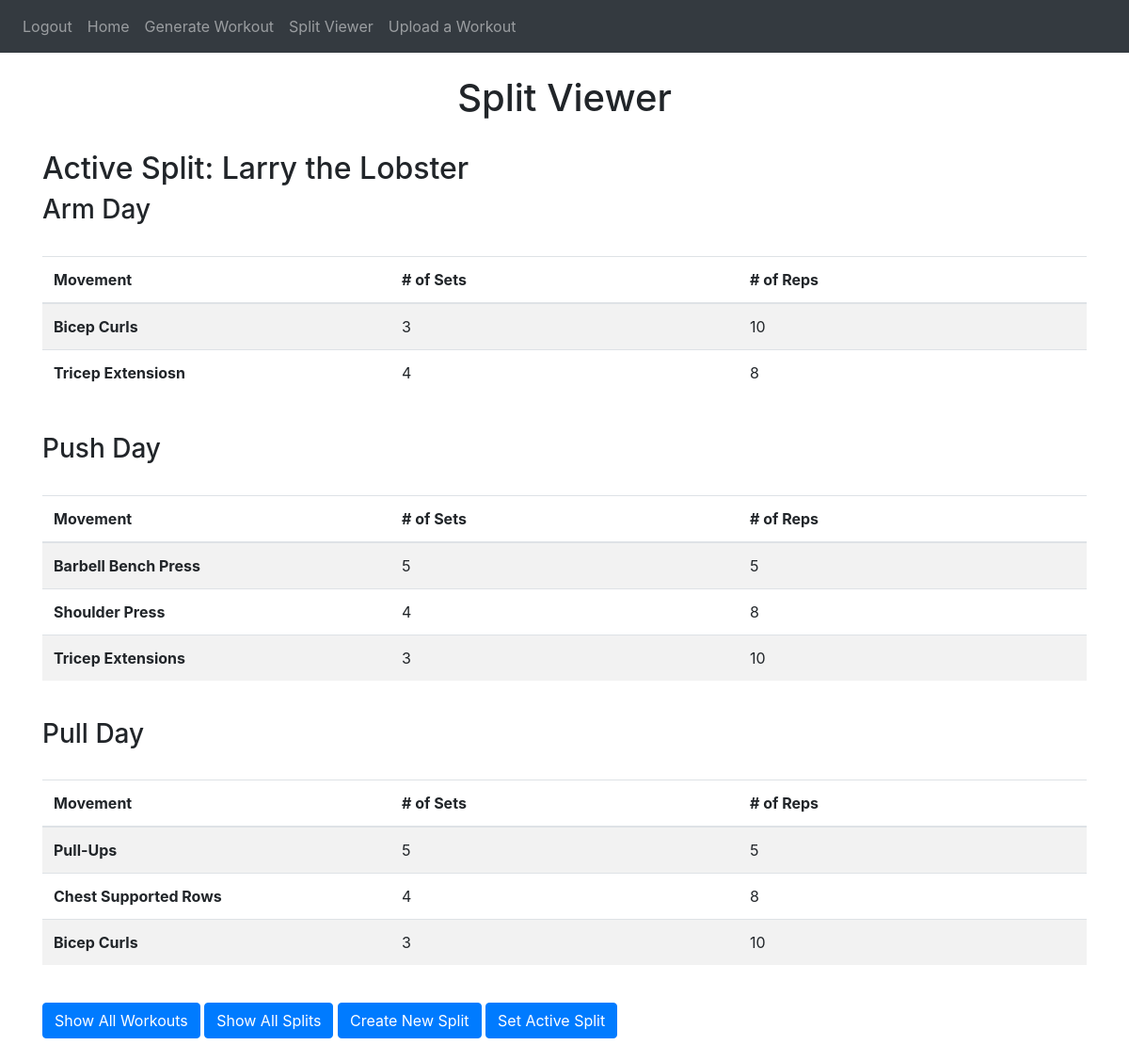
The page /split-viewer (signed in) on the database its author committed.
### website/models.py (models this page shows, shortened)
class Split(db.Model):
    id = db.Column(db.Integer, primary_key=True)
    split_name = db.Column(db.String(10000))
    is_active = db.Column(db.Boolean)
    user_id = db.Column(db.Integer, db.ForeignKey('user.id'))
    next_workout_ind = db.Column(db.Integer)
    order = db.Column(JSON)
    def get_workouts(self):
        return [Workout.query.filter_by(id = self.order[i]).first() for i in range(len(self.order))]

class Workout(db.Model):
    id = db.Column(db.Integer, primary_key=True)
    workout_name = db.Column(db.String(10000))
    num_movements = db.Column(db.Integer)
    movements = db.relationship('Movement', backref='workout', lazy=True)
    splits = db.relationship('Split', secondary=split_workout, backref=db.backref('workouts', lazy='dynamic'))
    user_id = db.Column(db.Integer, db.ForeignKey('user.id'))

class Movement(db.Model):
    id = db.Column(db.Integer, primary_key=True)
    mov_name = db.Column(db.String(100))
    reps = db.Column(db.Integer)
    sets = db.Column(db.Integer)
    workout_id = db.Column(db.Integer, db.ForeignKey('workout.id'))

### website/split_viewer.py (the view, shortened to what this page needs)
@split_viewer.route('/split-viewer', methods=['GET', 'POST'])
@login_required
def editor():
    return render_template("split_viewer.html", user=current_user)

### website/templates/split_viewer.html (shortened to what this page needs)
{% extends "base.html" %} {% block title %} Split Viewer {% endblock %}
{%block content%}
    <br />
    <h1 align = "center"> Split Viewer </h1>
    <br />
    {% for split in user.splits if split.is_active%}
        <h2>Active Split: {{split.split_name}}</h2>
        {% for wkrt in split.get_workouts() %}
            <h3>
                {{ wkrt.workout_name }}
            </h3>
            <br />
            <table class="table table-striped">
                <thead>
                    <tr>
                        <th scope="col">Movement</th>
                        <th scope="col"># of Sets</th>
                        <th scope="col"># of Reps</th>
                    </tr>
                </thead>
                <tbody>
                    {% for mov in wkrt.movements %}
                        <tr>
                            <th scope="row">{{mov.mov_name}}</th>
                            <td>{{mov.sets}}</td>
                            <td>{{mov.reps}}</td>
                        </tr>
                    {% endfor %}
                </tbody>
            </table>
            <br />
        {% endfor %}
    {% endfor %}
    <div class="buttons">
        <button class="btn btn-primary" id="showAllWorkouts"> Show All Workouts</button>
        <button class="btn btn-primary" id="showAllSplits"> Show All Splits</button>
        <button class="btn btn-primary" id="createNewSplit"> Create New Split</button>
        <button class="btn btn-primary" id="setActiveSplit"> Set Active Split</button>
    </div>
    <br />
{% endblock %}

### website/templates/base.html (shortened to what this page needs)
<!DOCTYPE html>
<html>
    <head>
        <link
            rel="stylesheet"
            href="https://stackpath.bootstrapcdn.com/bootstrap/4.4.1/css/bootstrap.min.css"
        />
        <link
            rel="stylesheet"
            href="https://stackpath.bootstrapcdn.com/font-awesome/4.7.0/css/font-awesome.min.css"
        />
        <link
        rel="stylesheet"
        href="https://stackpath.bootstrapcdn.com/bootstrap/4.4.1/css/bootstrap.min.css"
        />
    </head>
    <body>
        <nav class = "navbar navbar-expand-lg navbar-dark bg-dark">
            <div class = "collapse navbar-collapse" id = "navbar">
                <div class = "navbar-nav">
                    {% if user.is_authenticated %}
                        <a class = "nav-item nav-link" id = "logout" href = "/logout">Logout</a>
                        <a class = "nav-item nav-link" id = "home" href = "/">Home</a>
                        <a class = "nav-item nav-link" id = "splits" href = "/splits">Generate Workout</a>
                        <a class = "nav-item nav-link" id = "splitViewer" href = "/split-viewer">Split Viewer</a>
                        <a class = "nav-item nav-link" id = "uploadWorkout" href = "/upload-workout">Upload a Workout</a>
                    {% else %}
                        <a class = "nav-item nav-link" id = "login" href = "/login">Login</a>
                        <a class = "nav-item nav-link" id = "signUp" href = "/sign-up">Sign Up</a>
                    {% endif %}
                </div>
            </div>
        </nav>
        <div class = "container">
            {%block content%}
            {% endblock %}
        </div>
    </body>
</html>

### website/templates/split_viewer.html (style rules this page uses)
.table th, .table td { width: 33.33%; }

### rows shown on the page
Split: split_name "Larry the Lobster"
Workout: workout_name "Arm Day"
Movement: mov_name "Bicep Curls", sets "3", reps "10"
Movement: mov_name "Tricep Extensiosn", sets "4", reps "8"
Workout: workout_name "Push Day"
Movement: mov_name "Barbell Bench Press", sets "5", reps "5"
Movement: mov_name "Shoulder Press", sets "4", reps "8"
Movement: mov_name "Tricep Extensions", sets "3", reps "10"
Workout: workout_name "Pull Day"
Movement: mov_name "Pull-Ups", sets "5", reps "5"
Movement: mov_name "Chest Supported Rows", sets "4", reps "8"
Movement: mov_name "Bicep Curls", sets "3", reps "10"
